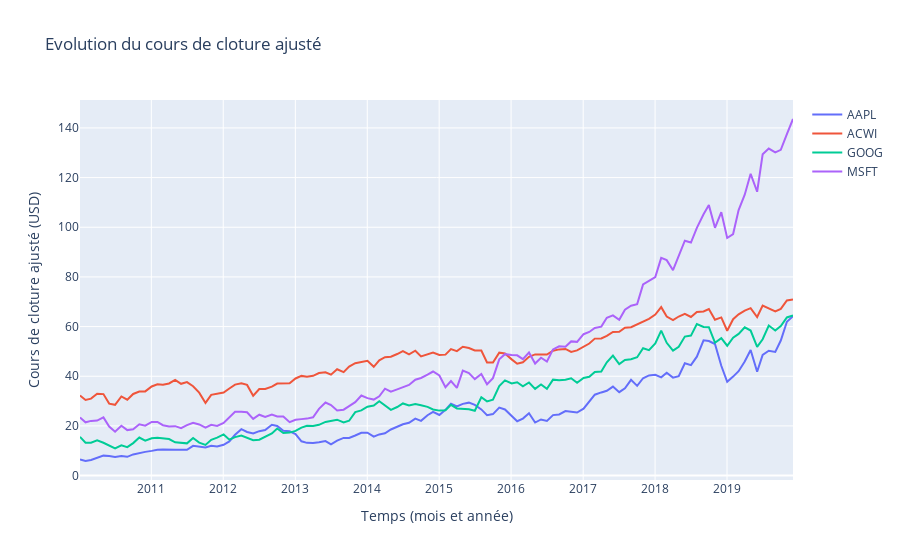

Notebook code for this chart:
### Code cell
get_plot_adj_close(df_multi_actifs) # 5
